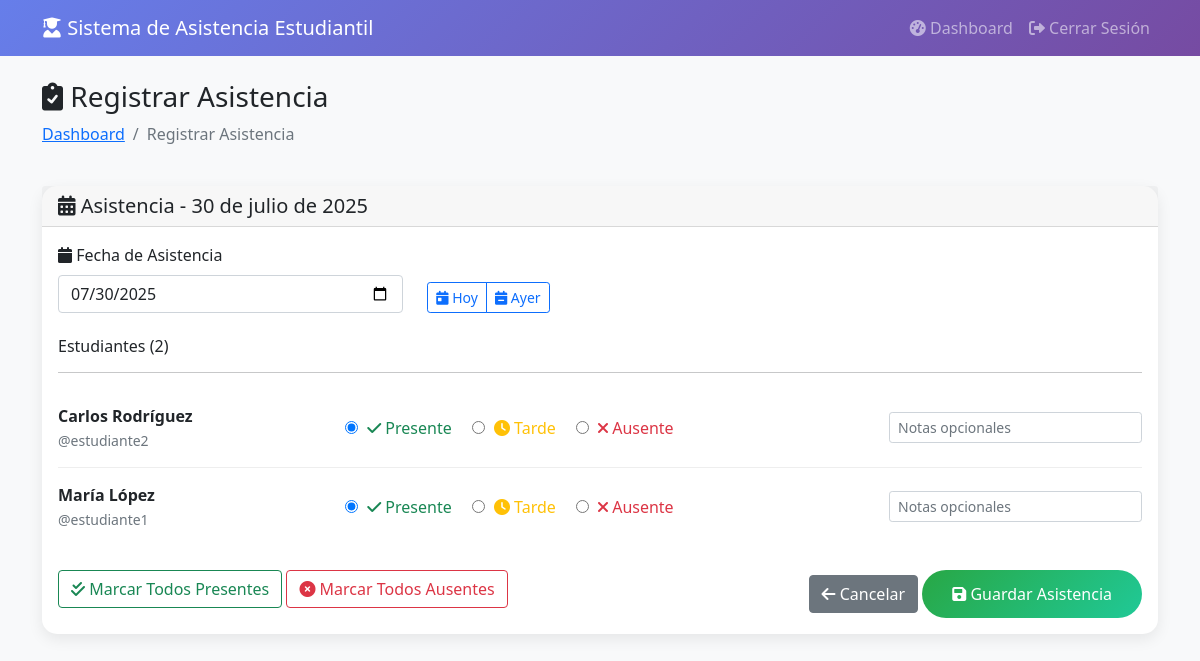
Page /php/register_attendance.php (signed in) on the earlier database version.
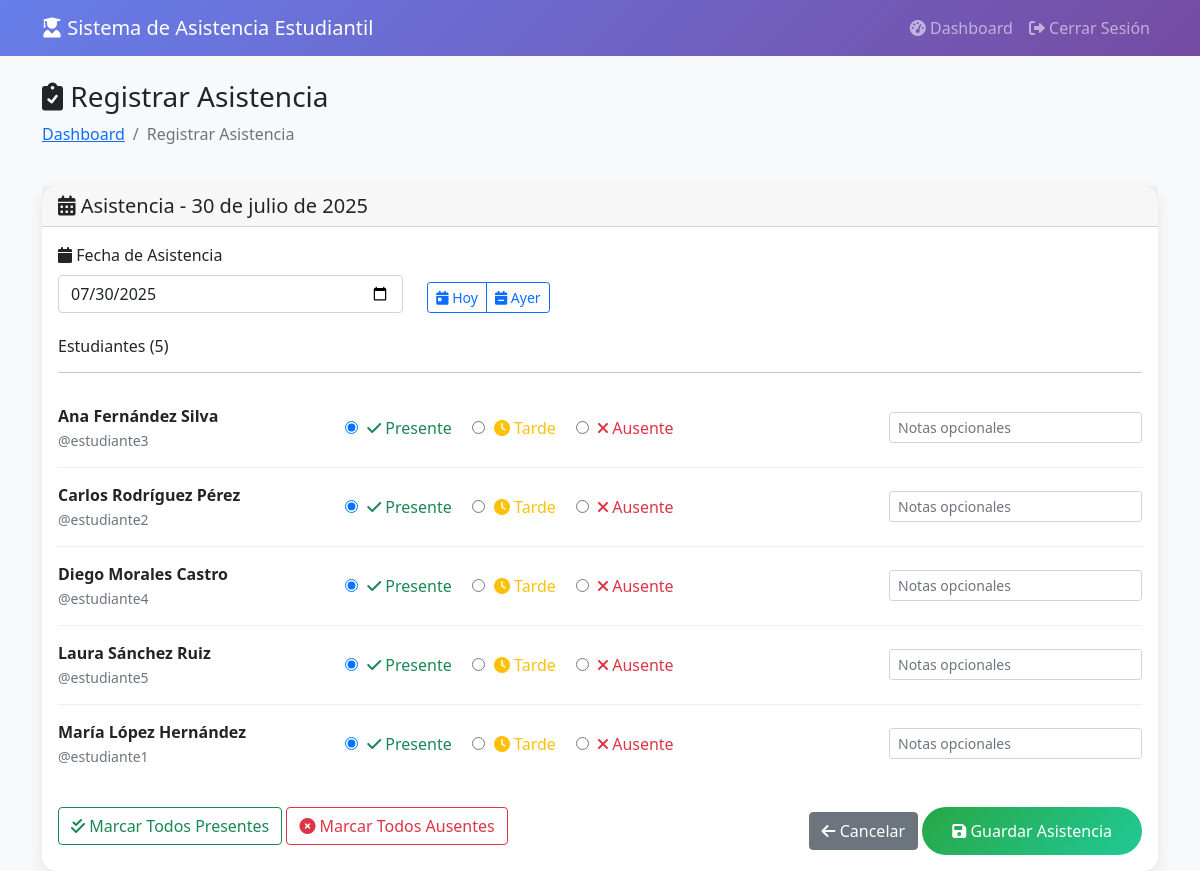
Same page on the later database version.
### tables this page shows
CREATE TABLE users (
    id INT AUTO_INCREMENT PRIMARY KEY,
    username VARCHAR(50) UNIQUE NOT NULL,
    password VARCHAR(255) NOT NULL,
    role ENUM('teacher', 'student') NOT NULL,
    full_name VARCHAR(100) NOT NULL,
    email VARCHAR(100),
    created_at TIMESTAMP DEFAULT CURRENT_TIMESTAMP,
    updated_at TIMESTAMP DEFAULT CURRENT_TIMESTAMP ON UPDATE CURRENT_TIMESTAMP,
    is_active BOOLEAN DEFAULT TRUE,
    INDEX idx_username (username),
    INDEX idx_role (role)
);

### php/config.php (called while the page is built, shortened)
<?php
function escape($data) {
    return htmlspecialchars($data ?? '', ENT_QUOTES, 'UTF-8');
}
function formatDate($date) {
    $meses = [
        1 => 'enero', 2 => 'febrero', 3 => 'marzo', 4 => 'abril',
        5 => 'mayo', 6 => 'junio', 7 => 'julio', 8 => 'agosto',
        9 => 'septiembre', 10 => 'octubre', 11 => 'noviembre', 12 => 'diciembre'
    ];
    $timestamp = strtotime($date);
    $dia = date('d', $timestamp);
    $mes = $meses[(int)date('n', $timestamp)];
    $año = date('Y', $timestamp);
    return "$dia de $mes de $año";
}
?>

### php/db_connect.php (called while the page is built, shortened)
<?php
require_once 'config.php';
class DatabaseConnection {
    private static $instance = null;
    private $connection;
    private $host;
    private $username;
    private $password;
    private $database;
    private function __construct() {
        $this->host = DB_HOST;
        $this->username = DB_USERNAME;
        $this->password = DB_PASSWORD;
        $this->database = DB_NAME;
    }
    public static function getInstance() {
        if (self::$instance === null) {
            self::$instance = new self();
        }
        return self::$instance;
    }
    private function connect() {
        try {
            $this->connection = new mysqli($this->host, $this->username, $this->password, $this->database);
            $this->connection->query("SET sql_mode = 'STRICT_TRANS_TABLES,ERROR_FOR_DIVISION_BY_ZERO,NO_AUTO_CREATE_USER,NO_ENGINE_SUBSTITUTION'");
            $this->connection->query("SET time_zone = '" . date('P') . "'");
        } catch (Exception $e) {
            logError("Error fatal de conexión: " . $e->getMessage(), 'CRITICAL');
            if (!defined('DEBUG_MODE') || !DEBUG_MODE) {
                die('Error de conexión a la base de datos. Contacte al administrador.');
            } else {
                die('Error de conexión: ' . $e->getMessage());
            }
        }
    }
    public function getConnection() {
        return $this->connection;
    }
    public function prepare($query) {
        $stmt = $this->getConnection()->prepare($query);
        return $stmt;
    }
}
class QueryBuilder {
    private $db;
    public function __construct() {
        $this->db = DatabaseConnection::getInstance();
    }
    public function execute($query, $params = [], $types = '') {
        try {
            $stmt = $this->db->prepare($query);
            if (!empty($params)) {
                $stmt->bind_param($types, ...$params);
            }
            if (!$stmt->execute()) {
                throw new Exception("Error ejecutando consulta: " . $stmt->error);
            }
            return $stmt;
        } catch (Exception $e) {
            logError("Error en QueryBuilder::execute - " . $e->getMessage() . " | Query: " . $query, 'ERROR');
            throw $e;
        }
    }
    public function fetchAll($query, $params = [], $types = '') {
        $stmt = $this->execute($query, $params, $types);
        $result = $stmt->get_result();
        return $result->fetch_all(MYSQLI_ASSOC);
    }
}
$query = new QueryBuilder();
function fetchAll($sql, $params = [], $types = '') {
    global $query;
    return $query->fetchAll($sql, $params, $types);
}
?>

### php/register_attendance.php (the view, shortened to what this page needs)
<?php
require_once 'config.php';
require_once 'db_connect.php';
$students = fetchAll("SELECT id, username, full_name FROM users WHERE role = 'student' ORDER BY full_name");
$selected_date = $_POST['attendance_date'] ?? date('Y-m-d');
$existing_data = [];
?>
<!DOCTYPE html>
<html lang="es">
<head>
    <link href="https://cdn.jsdelivr.net/npm/bootstrap@5.1.3/dist/css/bootstrap.min.css" rel="stylesheet">
    <link href="https://cdnjs.cloudflare.com/ajax/libs/font-awesome/6.0.0/css/all.min.css" rel="stylesheet">
</head>
<body>
    <nav class="navbar navbar-expand-lg navbar-dark">
        <div class="container">
            <a class="navbar-brand" href="dashboard.php">
                <i class="fas fa-user-graduate"></i>
                <?php echo APP_NAME; ?>
            </a>
            <div class="navbar-nav ms-auto">
                <a class="nav-link" href="dashboard.php">
                    <i class="fas fa-tachometer-alt"></i> Dashboard
                </a>
                <a class="nav-link" href="logout.php">
                    <i class="fas fa-sign-out-alt"></i> Cerrar Sesión
                </a>
            </div>
        </div>
    </nav>
    <div class="container mt-4">
        <div class="row mb-4">
            <div class="col-12">
                <h1 class="h3">
                    <i class="fas fa-clipboard-check"></i>
                    Registrar Asistencia
                </h1>
                <nav aria-label="breadcrumb">
                    <ol class="breadcrumb">
                        <li class="breadcrumb-item"><a href="dashboard.php">Dashboard</a></li>
                        <li class="breadcrumb-item active">Registrar Asistencia</li>
                    </ol>
                </nav>
            </div>
        </div>
        <div class="card">
            <div class="card-header">
                <h5 class="mb-0">
                    <i class="fas fa-calendar-alt"></i>
                    Asistencia - <?php echo formatDate($selected_date); ?>
                </h5>
            </div>
            <div class="card-body">
                <form method="POST" action="">
                    <div class="row mb-4">
                        <div class="col-md-4">
                            <label for="attendance_date" class="form-label">
                                <i class="fas fa-calendar"></i> Fecha de Asistencia
                            </label>
                            <input type="date" class="form-control" id="attendance_date"
                                   name="attendance_date" value="<?php echo $selected_date; ?>"
                                   onchange="this.form.submit()">
                        </div>
                        <div class="col-md-8 d-flex align-items-end">
                            <div class="btn-group" role="group">
                                <button type="button" class="btn btn-outline-primary btn-sm" onclick="setToday()">
                                    <i class="fas fa-calendar-day"></i> Hoy
                                </button>
                                <button type="button" class="btn btn-outline-primary btn-sm" onclick="setYesterday()">
                                    <i class="fas fa-calendar-minus"></i> Ayer
                                </button>
                            </div>
                        </div>
                    </div>
                    <?php if (empty($students)): ?>
                        <div class="alert alert-info">
                            <i class="fas fa-info-circle"></i>
                            No hay estudiantes registrados en el sistema.
                        </div>
                    <?php else: ?>
                        <div class="mb-4">
                            <h6>Estudiantes (<?php echo count($students); ?>)</h6>
                            <hr>
                            <?php foreach ($students as $student):
                                $existing_record = $existing_data[$student['id']] ?? null;
                                $current_status = $existing_record['status'] ?? 'present';
                                $current_notes = $existing_record['notes'] ?? '';
                            ?>
                                <div class="student-row">
                                    <div class="row align-items-center">
                                        <div class="col-md-3">
                                            <strong><?php echo escape($student['full_name']); ?></strong><br>
                                            <small class="text-muted">@<?php echo escape($student['username']); ?></small>
                                        </div>
                                        <div class="col-md-6">
                                            <div class="d-flex">
                                                <div class="status-radio">
                                                    <label class="form-check-label text-success">
                                                        <input type="radio" name="attendance[<?php echo $student['id']; ?>]"
                                                               value="present" <?php echo $current_status === 'present' ? 'checked' : ''; ?>>
                                                        <i class="fas fa-check"></i> Presente
                                                    </label>
                                                </div>
                                                <div class="status-radio">
                                                    <label class="form-check-label text-warning">
                                                        <input type="radio" name="attendance[<?php echo $student['id']; ?>]"
                                                               value="late" <?php echo $current_status === 'late' ? 'checked' : ''; ?>>
                                                        <i class="fas fa-clock"></i> Tarde
                                                    </label>
                                                </div>
                                                <div class="status-radio">
                                                    <label class="form-check-label text-danger">
                                                        <input type="radio" name="attendance[<?php echo $student['id']; ?>]"
                                                               value="absent" <?php echo $current_status === 'absent' ? 'checked' : ''; ?>>
                                                        <i class="fas fa-times"></i> Ausente
                                                    </label>
                                                </div>
                                            </div>
                                        </div>
                                        <div class="col-md-3">
                                            <input type="text" class="form-control form-control-sm"
                                                   name="notes[<?php echo $student['id']; ?>]"
                                                   placeholder="Notas opcionales"
                                                   value="<?php echo escape($current_notes); ?>">
                                        </div>
                                    </div>
                                </div>
                            <?php endforeach; ?>
                        </div>
                        <div class="row">
                            <div class="col-12">
                                <div class="d-flex justify-content-between">
                                    <div>
                                        <button type="button" class="btn btn-outline-success" onclick="markAllPresent()">
                                            <i class="fas fa-check-double"></i> Marcar Todos Presentes
                                        </button>
                                        <button type="button" class="btn btn-outline-danger" onclick="markAllAbsent()">
                                            <i class="fas fa-times-circle"></i> Marcar Todos Ausentes
                                        </button>
                                    </div>
                                    <div>
                                        <a href="dashboard.php" class="btn btn-secondary">
                                            <i class="fas fa-arrow-left"></i> Cancelar
                                        </a>
                                        <button type="submit" name="save_attendance" class="btn btn-success btn-save">
                                            <i class="fas fa-save"></i> Guardar Asistencia
                                        </button>
                                    </div>
                                </div>
                            </div>
                        </div>
                    <?php endif; ?>
                </form>
            </div>
        </div>
    </div>
</body>
</html>

### php/register_attendance.php (style rules this page uses)
body { background-color: #f8f9fa; }
.navbar { background: linear-gradient(135deg, #667eea 0%, #764ba2 100%); }
.card { border: none; border-radius: 15px; box-shadow: 0 5px 15px rgba(0, 0, 0, 0.08); }
.student-row { border-bottom: 1px solid #eee; padding: 15px 0; }
.student-row:last-child { border-bottom: none; }
.status-radio { margin: 0 10px; }
.status-radio input[type="radio"] { margin-right: 5px; }
.btn-save { background: linear-gradient(135deg, #28a745 0%, #20c997 100%); border: none; padding: 12px 30px; border-radius: 25px; }

Differences in the rows shown:
no longer on this page (row edited): users: full_name "María López", username "estudiante1", id "☑ Presente", id "☐ Tarde", id "☐ Ausente"
added users: full_name "Ana Fernández Silva", username "estudiante3", id "☑ Presente", id "☐ Tarde", id "☐ Ausente"
added users: full_name "Carlos Rodríguez Pérez", username "estudiante2", id "☑ Presente", id "☐ Tarde", id "☐ Ausente"
added users: full_name "Diego Morales Castro", username "estudiante4", id "☑ Presente", id "☐ Tarde", id "☐ Ausente"
added users: full_name "Laura Sánchez Ruiz", username "estudiante5", id "☑ Presente", id "☐ Tarde", id "☐ Ausente"
changed users: full_name "Carlos Rodríguez" → "María López Hernández"; username "estudiante2" → "estudiante1"
Other differences:
count($students): "2" → "5"
